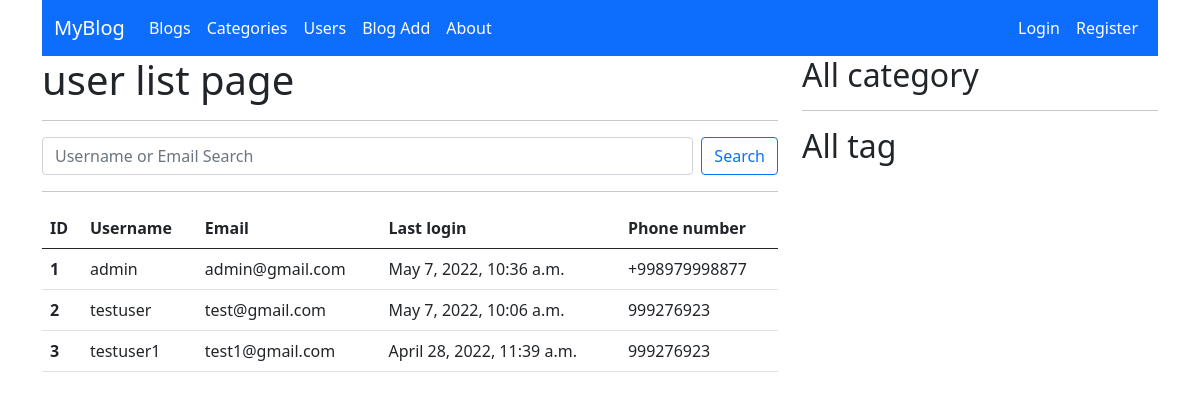
The app's page /account/user-list, older data.
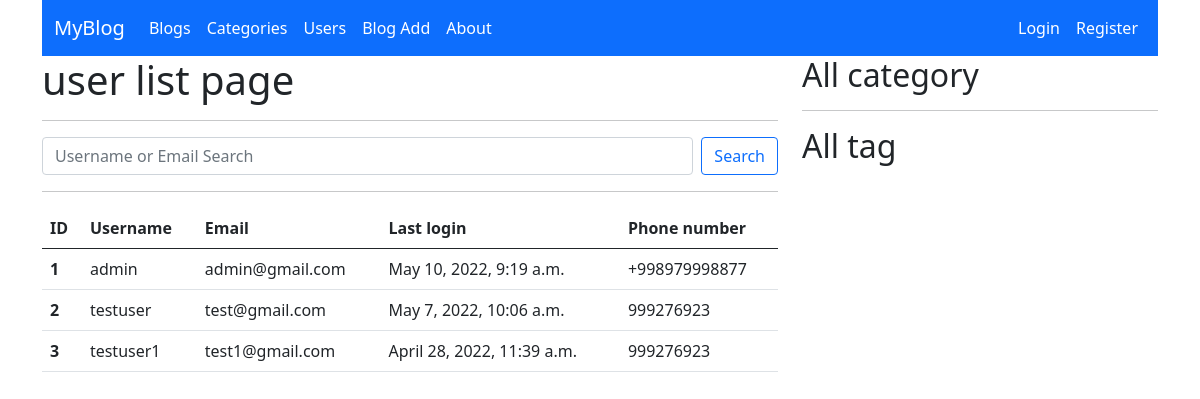
The same page, newer data.
### account/models.py (models this page shows, shortened)
class Account(AbstractUser):
    username = models.CharField(max_length=50, unique=True,
                                help_text=(
                                   "Siz 50 ta belgidan iborat username tanlashingiz mumkin"
                                ),
                                error_messages={
                                    "unique": "Bunaqa user avval ruyxatdan utgan.",
                                },
                                )
    phone_number = models.CharField(max_length=13, null=True, blank=True)
    date_of_birth = models.DateField(null=True, blank=True)
    image = models.ImageField(upload_to='account')
    address = models.CharField(max_length=150, null=True, blank=True)
    USERNAME_FIELD = "username"

### account/views.py (the view)
# urls.py: path('user-list', UserList.as_view(), name='user_list'),
class UserList(View):
    def get(self, request):
        search = request.GET.get('search')
        if search:
            users = Account.objects.filter(
                Q(username__icontains=search) | Q(phone_number__icontains=search)
            )
        else:
            users = Account.objects.all()
        context = {
            'users': users
        }
        return render(request, 'account/user_list.html', context)

### templates/account/user_list.html (shortened to what this page needs)
{% extends 'base.html' %}
{% block content %}
    <h1>user list page</h1>
    <hr>
    <form class="d-flex" method="get">
        <input name="search" class="form-control me-2" type="search" placeholder="Username or Email Search"
               aria-label="Search">
        <button class="btn btn-outline-primary" type="submit">Search</button>
    </form>
    <hr>
    <table class="table">
        <thead>
        <tr>
            <th scope="col">ID</th>
            <th scope="col">Username</th>
            <th scope="col">Email</th>
            <th scope="col">Last login</th>
            <th scope="col">Phone number</th>
        </tr>
        </thead>
        <tbody>
        {% for user in users %}
            <tr>
                <th scope="row">{{ user.id }}</th>
                <td>{{ user.username }}</td>
                <td>{{ user.email }}</td>
                <td>{{ user.last_login }}</td>
                <td>{{ user.phone_number }}</td>
            </tr>
        {% endfor %}
        </tbody>
    </table>
{% endblock %}

Row changes from the older to the newer data that the page shows:
changed Account "admin": last_login "May 7, 2022, 10:36 a.m." → "May 10, 2022, 9:19 a.m."
